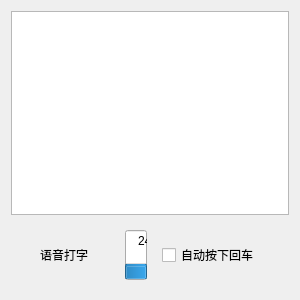
<?xml version="1.0" encoding="UTF-8"?>
<ui version="4.0">
 <class>DialogRecord</class>
 <widget class="QDialog" name="DialogRecord">
  <property name="geometry">
   <rect>
    <x>0</x>
    <y>0</y>
    <width>300</width>
    <height>300</height>
   </rect>
  </property>
  <property name="windowTitle">
   <string>Dialog</string>
  </property>
  <layout class="QVBoxLayout" name="verticalLayout" stretch="10,0">
   <item>
    <widget class="QTextEdit" name="textEdit"/>
   </item>
   <item alignment="Qt::AlignmentFlag::AlignHCenter">
    <widget class="QFrame" name="frameBm">
     <layout class="QHBoxLayout" name="horizontalLayout">
      <property name="spacing">
       <number>15</number>
      </property>
      <item>
       <widget class="QLabel" name="label">
        <property name="text">
         <string>语音打字</string>
        </property>
       </widget>
      </item>
      <item alignment="Qt::AlignmentFlag::AlignHCenter">
       <widget class="QLabel" name="labelAudio">
        <property name="text">
         <string/>
        </property>
        <property name="pixmap">
         <pixmap resource="res.qrc">:/images/audio.png</pixmap>
        </property>
       </widget>
      </item>
      <item alignment="Qt::AlignmentFlag::AlignHCenter">
       <widget class="QProgressBar" name="progressBar">
        <property name="maximumSize">
         <size>
          <width>16777215</width>
          <height>50</height>
         </size>
        </property>
        <property name="value">
         <number>24</number>
        </property>
        <property name="orientation">
         <enum>Qt::Orientation::Vertical</enum>
        </property>
       </widget>
      </item>
      <item>
       <widget class="QCheckBox" name="checkBox">
        <property name="text">
         <string>自动按下回车</string>
        </property>
       </widget>
      </item>
     </layout>
    </widget>
   </item>
  </layout>
 </widget>
 <resources>
  <include location="res.qrc"/>
 </resources>
 <connections/>
</ui>
